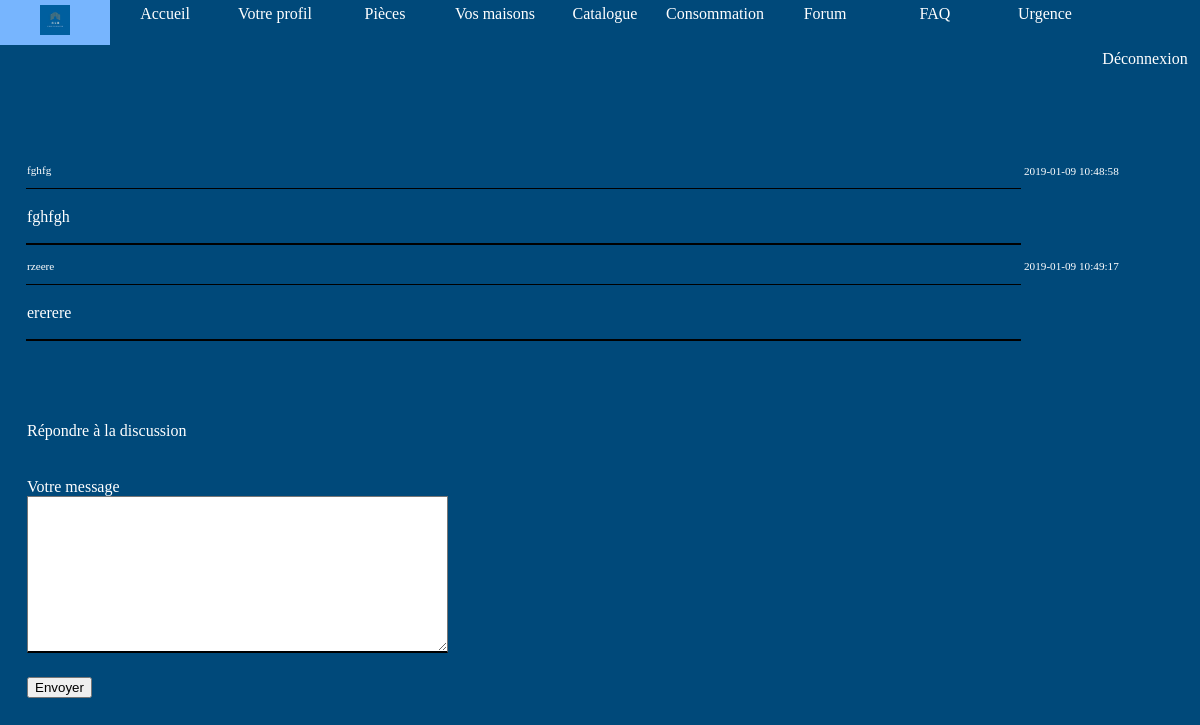
The app's page /index.php?action=messageForum&idTopic=1 (signed in) with its own data.
### tables this page shows
CREATE TABLE `forummessage` (
  `idMessage` int(11) NOT NULL,
  `idTopic` int(11) NOT NULL,
  `author` varchar(255) NOT NULL,
  `message` text NOT NULL,
  `date` timestamp NOT NULL DEFAULT CURRENT_TIMESTAMP
);

### controllers/controller.php (called while the page is built, shortened)
<?php
require "models/model.php";
function seeMessageForum()
{
    $id= $_GET["idTopic"];
    $messages =getMessage($id)->fetchAll();
    require "views/forumMessage.php";
}

### models/model.php (called while the page is built, shortened)
<?php
function getMessage($id){
    $db = dbConnect();
    $req = $db->prepare("SELECT * FROM forummessage WHERE idTopic= :id ");
    $req->bindParam("id", $id);
    $req->execute();
    return $req;
}

### views/forumMessage.php (the view, shortened to what this page needs)
<!DOCTYPE html>
<html>
<head>
    <link rel="stylesheet" type="text/css" href="designs/css/forumMessage.css" />
</head>
<body>
<header>
    <?php include("header.php"); ?>
</header>
<table>
    <?php foreach($messages as $message) { ?>
         <tr id='info'>
            <td class="tab1">
                <p><?= $message["author"];?></p>
            </td>
            <td class="tab3">
                <p><?= $message["date"];?></p>
            </td>
        </tr>
        <tr class="tab2">
            <td id="message">
                <p><?= $message["message"];?></p>
            </td>
        </tr>
    <?php } ?>
</table>
<table>
    <tr>
        <td>
            <p id='ajouter'>Répondre à la discussion </p>
        </td>
    </tr>
    <tr>
        <td>
                <p>
                    <label for="message">Votre message</label><br />
                    <textarea name="message" id="message" rows="10" cols="50"></textarea>
                </p>
        </td>
    </tr>
    <tr>
        <td>
            <div id="repondre">
                <input type='submit' value='Envoyer'>
            </div>
        </td>
    </tr>
</table>

### designs/css/forumMessage.css (style rules this page uses)
html, body { width: 100%; height: 100%; margin: 0; background-color:#00497A; }
table { width: 100%; position: relative; margin-left: 2%; margin-top: 5%; }
p { color: white; }
.tab2 { width:60%; font-size: 100%; }
#message { border-bottom: 2px solid black; }
.tab1 { width:50%; height: 1em; font-size: 70%; border-bottom: 1px solid black; }
.tab3 { width: 10%; height: 1em; font-size: 70%; }
#info { margin-top: 20%; }

### designs/css/header.css (style rules this page uses)
header { position: relative; margin: 0; font-family: LibreBaskerville; background-color:#00497A; }

### records on screen
forummessage: author "fghfg", date "2019-01-09 10:48:58", message "fghfgh"
forummessage: author "rzeere", date "2019-01-09 10:49:17", message "ererere"
